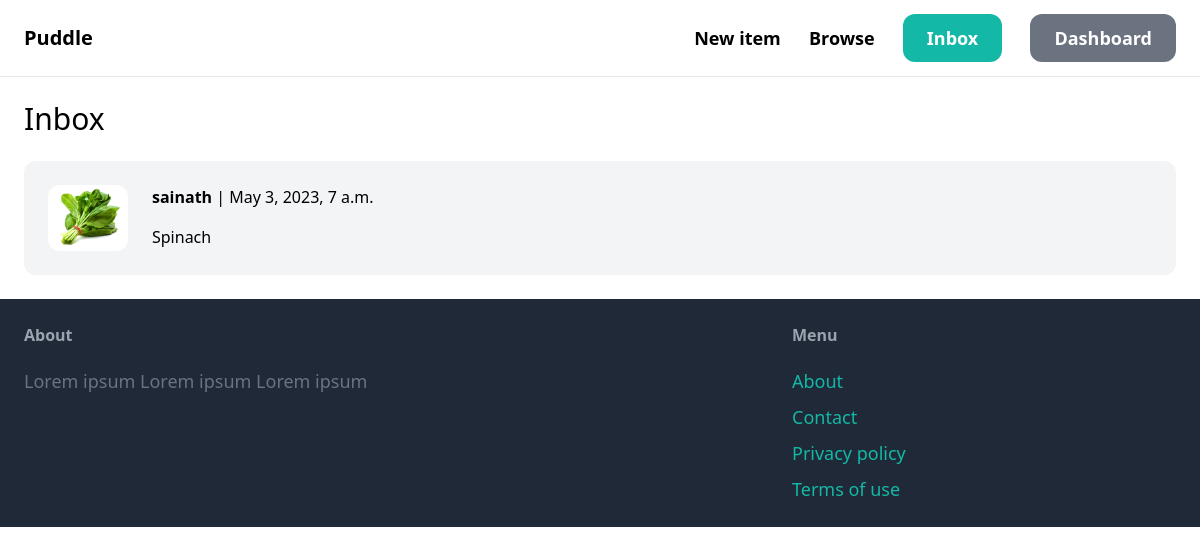
The page /inbox/ (signed in) on the database its author committed.
### conversation/models.py (models this page shows)
class Conversation(models.Model):
    item = models.ForeignKey(Item, related_name='conversations', on_delete=models.CASCADE)
    members = models.ManyToManyField(User, related_name='conversations')
    created_at = models.DateTimeField(auto_now_add=True)
    modified_at = models.DateTimeField(auto_now=True)
    class Meta:
        ordering = ('-modified_at',)

### item/models.py (models this page shows, shortened)
class Item(models.Model):
    category = models.ForeignKey(Category, related_name='items', on_delete=models.CASCADE)
    name = models.CharField(max_length=255)
    description = models.TextField(blank=True, null=True)
    price = models.FloatField()
    image = models.ImageField(upload_to='item_images', blank=True, null=True)
    is_sold = models.BooleanField(default=False)
    created_by = models.ForeignKey(User, related_name='items', on_delete=models.CASCADE)
    created_at = models.DateTimeField(auto_now_add=True)

### conversation/views.py (the view)
# urls.py: path('', views.inbox, name='inbox'),
@login_required
def inbox(request):
    conversations = Conversation.objects.filter(members__in=[request.user.id])
    ctx = {
        'conversations': conversations
    }
    return render(request, 'conversation/inbox.html', ctx)

### conversation/templates/conversation/inbox.html (shortened to what this page needs)
{% extends 'core/base.html'%}
{% block content %}
<h1 class="mb-6 text-3xl">Inbox</h1>
<div class="space-y-6">
    {% for conversation in conversations %}
    <a href="{% url 'conversation:detail' conversation.id %}">
        <div class="p-6 flex bg-gray-100 rounded-xl">
            <div class="pr-6">
                <img src="{{ conversation.item.image.url }}" class="w-20 rounded-xl">
            </div>
            <div>
                {% for member in conversation.members.all %}
                    {% if member != request.user%}
                        <p class="mb-4 "><strong>{{ member.username }}</strong> | {{ conversation.modified_at}}</p>
                        <p>{{ conversation.item.name}}</p>
                    {% endif %}
                {% endfor %}
            </div>
        </div>
    </a>
    {% endfor %}
</div>
{% endblock %}

### rows shown on the page
Conversation: item.image (picture), modified_at "May 3, 2023, 7 a.m.", item.name "Spinach"

### other values the page prints
{{ member.username }} "sainath"
